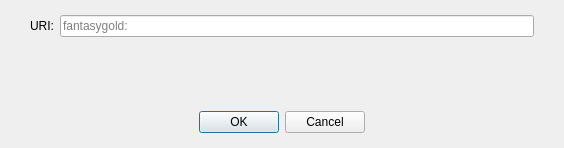
<?xml version="1.0" encoding="UTF-8"?>
<ui version="4.0">
 <class>OpenURIDialog</class>
 <widget class="QDialog" name="OpenURIDialog">
  <property name="geometry">
   <rect>
    <x>0</x>
    <y>0</y>
    <width>564</width>
    <height>148</height>
   </rect>
  </property>
  <property name="windowTitle">
   <string>Open fantasygold URI</string>
  </property>
  <layout class="QVBoxLayout" name="verticalLayout">
   <property name="leftMargin">
    <number>0</number>
   </property>
   <property name="topMargin">
    <number>15</number>
   </property>
   <property name="rightMargin">
    <number>0</number>
   </property>
   <property name="bottomMargin">
    <number>0</number>
   </property>
   <item>
    <layout class="QHBoxLayout" name="horizontalLayout">
     <property name="leftMargin">
      <number>30</number>
     </property>
     <property name="rightMargin">
      <number>30</number>
     </property>
     <item>
      <widget class="QLabel" name="label">
       <property name="text">
        <string>URI:</string>
       </property>
      </widget>
     </item>
     <item>
      <widget class="QValidatedLineEdit" name="uriEdit">
       <property name="placeholderText">
        <string notr="true">fantasygold:</string>
       </property>
      </widget>
     </item>
    </layout>
   </item>
   <item>
    <spacer name="verticalSpacer">
     <property name="orientation">
      <enum>Qt::Vertical</enum>
     </property>
     <property name="sizeHint" stdset="0">
      <size>
       <width>20</width>
       <height>40</height>
      </size>
     </property>
    </spacer>
   </item>
   <item>
    <widget class="QWidget" name="buttonsContainerWhite" native="true">
     <layout class="QHBoxLayout" name="horizontalLayout_2">
      <property name="leftMargin">
       <number>30</number>
      </property>
      <property name="topMargin">
       <number>15</number>
      </property>
      <property name="rightMargin">
       <number>30</number>
      </property>
      <property name="bottomMargin">
       <number>15</number>
      </property>
      <item>
       <widget class="QDialogButtonBox" name="buttonBox">
        <property name="orientation">
         <enum>Qt::Horizontal</enum>
        </property>
        <property name="standardButtons">
         <set>QDialogButtonBox::Cancel|QDialogButtonBox::Ok</set>
        </property>
        <property name="centerButtons">
         <bool>true</bool>
        </property>
       </widget>
      </item>
     </layout>
    </widget>
   </item>
  </layout>
 </widget>
 <customwidgets>
  <customwidget>
   <class>QValidatedLineEdit</class>
   <extends>QLineEdit</extends>
   <header>qt/qvalidatedlineedit.h</header>
  </customwidget>
 </customwidgets>
 <resources/>
 <connections>
  <connection>
   <sender>buttonBox</sender>
   <signal>accepted()</signal>
   <receiver>OpenURIDialog</receiver>
   <slot>accept()</slot>
   <hints>
    <hint type="sourcelabel">
     <x>248</x>
     <y>254</y>
    </hint>
    <hint type="destinationlabel">
     <x>157</x>
     <y>274</y>
    </hint>
   </hints>
  </connection>
  <connection>
   <sender>buttonBox</sender>
   <signal>rejected()</signal>
   <receiver>OpenURIDialog</receiver>
   <slot>reject()</slot>
   <hints>
    <hint type="sourcelabel">
     <x>316</x>
     <y>260</y>
    </hint>
    <hint type="destinationlabel">
     <x>286</x>
     <y>274</y>
    </hint>
   </hints>
  </connection>
 </connections>
</ui>
